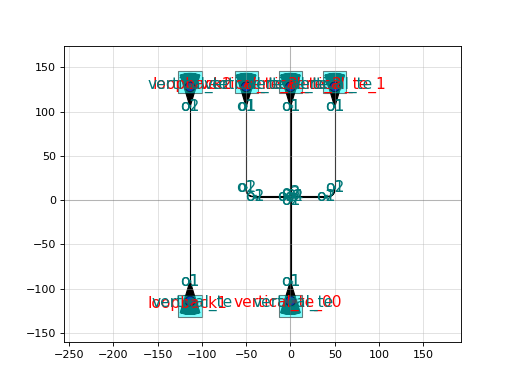

The Python source for this figure:
import gdsfactory as gf

c = gf.components.crossing()
cc = gf.routing.add_fiber_single(
    component=c,
    optical_routing_type=0,
    grating_coupler=gf.components.grating_coupler_elliptical_te,
)
cc.plot()
